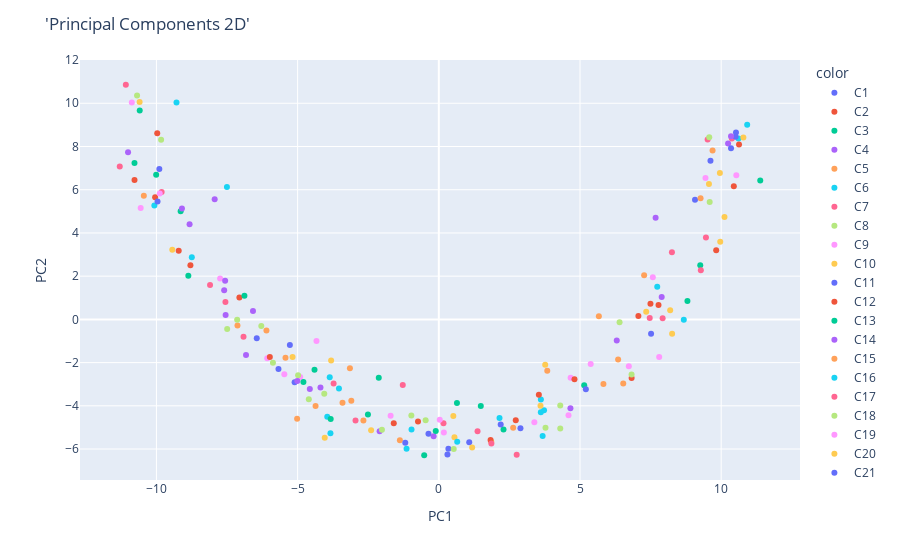

Notebook code cell kept with this figure:
### Code cell
newpipeline("dataset1.csv")
